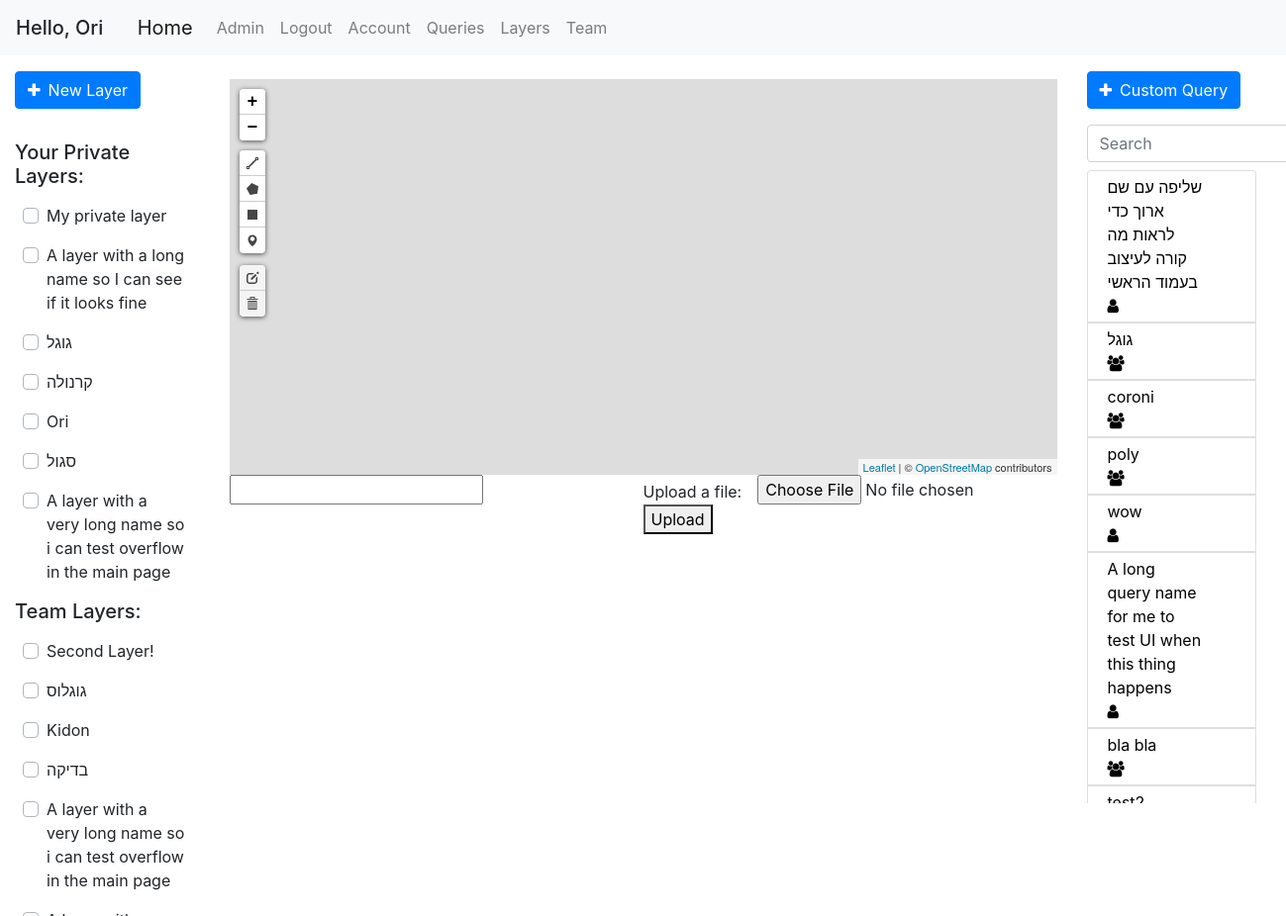
The app's page /home (signed in), older data.
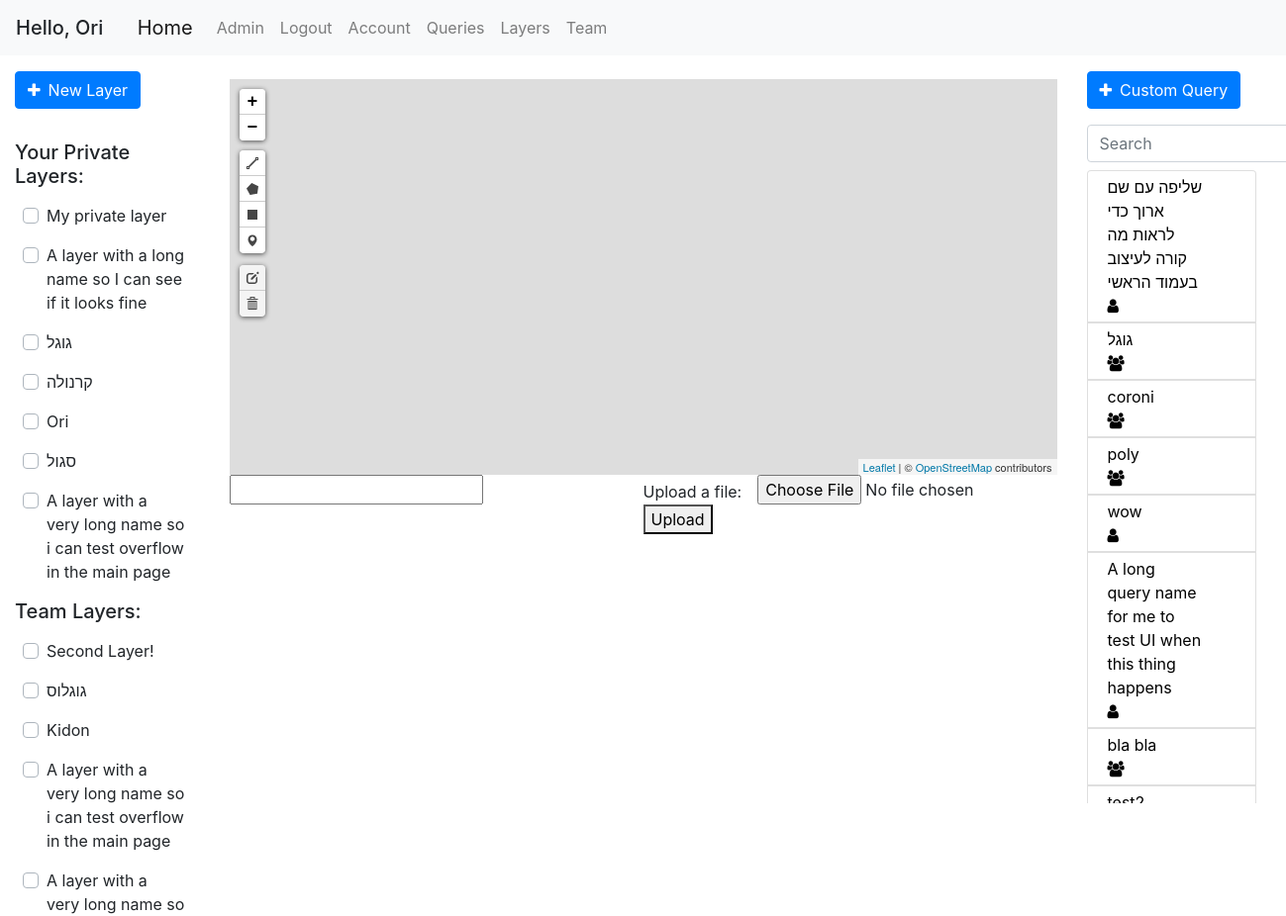
The same page, newer data.
### geoportal/models.py (models this page shows, shortened)
class Layer(db.Model):
    id = db.Column(db.Integer, primary_key=True)
    name = db.Column(db.String(100), nullable=False)
    user_id = db.Column(db.Integer, db.ForeignKey('user.id'), nullable=False)
    default_color = db.Column(db.String(20), default='blue')
    only_user = db.Column(db.Boolean, default=True)
    only_team = db.Column(db.Boolean, default=False)
    public = db.Column(db.Boolean, default=False)
    points = db.relationship('Point', backref='layer', lazy=True)
    polygons = db.relationship('Polygon', backref='layer', lazy=True)

class Query(db.Model):
    id = db.Column(db.Integer, primary_key=True)
    user_id = db.Column(db.Integer, db.ForeignKey('user.id'), nullable=False, default=0)
    query_name = db.Column(db.String(120))
    db_name = db.Column(db.String(20))
    date_uploaded = db.Column(db.DateTime, nullable=False, default=datetime.datetime.now)
    last_update_time = db.Column(db.DateTime, nullable=False, default=datetime.datetime.now)
    query_text = db.Column(db.Text, nullable=False, default='')
    only_user = db.Column(db.Boolean, default=False)
    only_team = db.Column(db.Boolean, default=False)
    public = db.Column(db.Boolean, default=True)
    parameters = db.relationship('QueryTextParameters', backref='query', lazy=True)
    polygon_parameters = db.relationship('QueryPolygonParameters', backref='query', lazy=True)

### geoportal/main/views.py (the view)
@main.route('/')
@main.route('/home')
def home():
    return render_template('home.html', queries=get_allowed_queries(), layers=get_allowed_layers(), favorite_layers=get_favorite_layers(), preferences=current_user.preferences[0])

### geoportal/mapping/utils.py (called while the page is built)
def marked_layers_first(layers):
    return sorted(layers, key=lambda layer: UserMarkedLayer.query.filter(and_(UserMarkedLayer.layer_id == layer.id, UserMarkedLayer.user_id == current_user.id)).first() is not None, reverse=True)

def get_allowed_layers():
    if current_user.is_authenticated:
        layers = Layer.query.all()
        authorized_layers = []
        for layer in layers:
            if (layer.only_team and User.query.get(layer.user_id).team_id == current_user.team_id) or layer.user_id == current_user.id:
                authorized_layers.append(layer)
        layers = authorized_layers
        layers = marked_layers_first(layers)
    else:
        layers = []
    return layers

def get_favorite_layers():
    if current_user.is_authenticated:
        marked_layers = db.session.query(UserMarkedLayer.layer_id).filter_by(user_id=current_user.id).all()
        return [layer[0] for layer in marked_layers]
    return []

### geoportal/models.py (called while the page is built)
@login_manager.user_loader
def load_user(user_id):
    return User.query.get(int(user_id))

    def has_role(self, role_name):
        for role in self.roles:
            if role.name == role_name:
                return True
        return False

### geoportal/templates/home.html (shortened to what this page needs)
{% extends "base.html" %}
{% block left_sidebar %}
{% if current_user.is_authenticated %}
<button type="button" class="btn btn-primary mb-3 mt-3" data-toggle="modal" data-target="#add-layer">
  <span class="fa fa-plus mr-2"></span>New Layer
</button>
{% endif %}
{% if current_user.is_authenticated %}
<div id="layers-col" class="col overflow-medium pl-0">
    <div class="col pl-0" id="private-layers">
        <h5 class="disply-5 mt-3">Your Private Layers:</h5>
        {% for layer in layers %}
            {% if layer.only_user %}
            <div class="row ml-2 mt-3 custom-control custom-checkbox justify-content-between" id="layer-{{ layer.id }}" data-color="{{ layer.default_color }}">
                <label class="custom-control-label" for="checkbox-{{ layer.id }}">{{ layer.name }}</label>
            </div>
            {% endif %}
        {% endfor %}
    </div>
    <div class="col pl-0" id="team-layers">
        <h5 class="disply-5 mt-3">Team Layers:</h5>
        {% for layer in layers %}
            {% if layer.only_team %}
            <div class="row ml-2 mt-3 custom-control custom-checkbox" id="layer-{{ layer.id }}" data-color="{{ layer.default_color }}">
                <label class="custom-control-label" for="checkbox-{{ layer.id }}">{{ layer.name }}</label>
            </div>
            {% endif %}
        {% endfor %}
    </div>
</div>
{% endif %}
{% endblock left_sidebar %}
{% block content %}
<div id="myMap" class="mt-4"></div>
<div class="row m-0 p-0 justify-content-around">
    <div class="col m-0 p-0">
        <input type="text" id="current-point">
    </div>
    <div class="col m-0 p-0" style="text-align: right; float: right">
        <form id="geofile-upload" class="form-inline" style="text-align: right; float: right">
            <div class="form-group">
                <label for="geofile" class="mt-1 mr-3">Upload a file:</label>
                <input type="file" id="geofile" name="geofile" accept=".csv, .xlsx">
            </div>
            <button type="submit">Upload</button>
        </form>
    </div>
</div>
{% endblock content %}
{% block right_sidebar %}
<button type="button" class="btn btn-primary mt-3" data-toggle="modal" data-target="#run-query">
  <span class="fa fa-plus mr-2"></span>Custom Query
</button>
<br>
<form class="form-inline my-2 my-lg-0">
    <input class="form-control mr-sm-2 mt-3 mb-2" type="search" placeholder="Search" aria-label="Search" id="queries_search" onkeyup="filterQueries()">
</form>
<div class="col-sm-12 pl-0 overflow-big">
    <div class="list-group">
    {% for query in queries %}
        <button name="query-selector" class="list-group-item pb-1 pt-1" id="{{ query.id }}" style="text-align: justify;">
            <div class="row justify-content-between pr-2">
                <div class="col-sm-10" style="text-align: left">
                    {{ query.query_name }}
                </div>
                <div class="col-sm-1">
                    {% if query.only_user %}
                        <span class="fa fa-user"></span>
                    {% elif query.only_team %}
                        <span class="fa fa-users"></span>
                    {% else %}
                        <span class="fa fa-globe"></span>
                    {% endif %}
                </div>
            </div>
        </button>
    {% endfor %}
    </div>
</div>
{% endblock right_sidebar %}

Row changes from the older to the newer data that the page shows:
removed Layer: name "בדיקה", shown under "Team Layers:"
now on this page (row unchanged): Layer: name "A layer with a very long name so…", shown under "Team Layers:"
